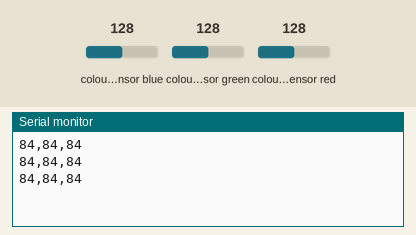
Recording of a sketch running on a simulated ESP32. On the bench: the last lines printed to the serial monitor. Inputs (shaded band) come from the test bench; at power-on: colour sensor blue 128, colour sensor green 128, colour sensor red 128. Nothing arrives over Bluetooth unless stated; a phone connects over Bluetooth LE 3 s after start.

Above: at 1.4 s.
1.5 s: colour sensor blue set to 5
At 2.2 s:
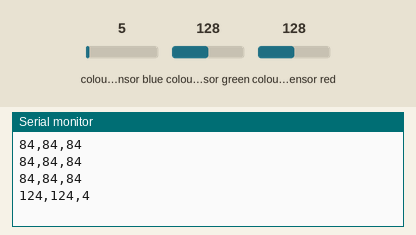
3.0 s: colour sensor green set to 5
At 3.8 s:
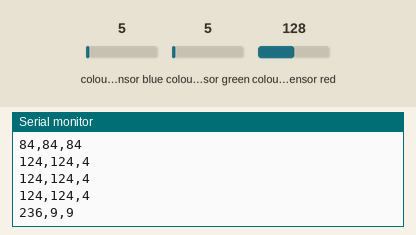
4.5 s: colour sensor red set to 64
At 4.9 s:
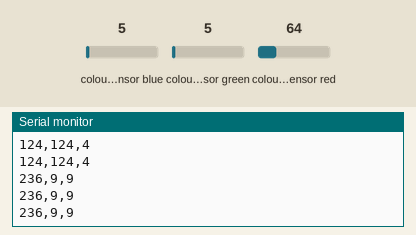
Timing chart, 0 to 7.5 s (numbered marks = the images above; inputs shaded):
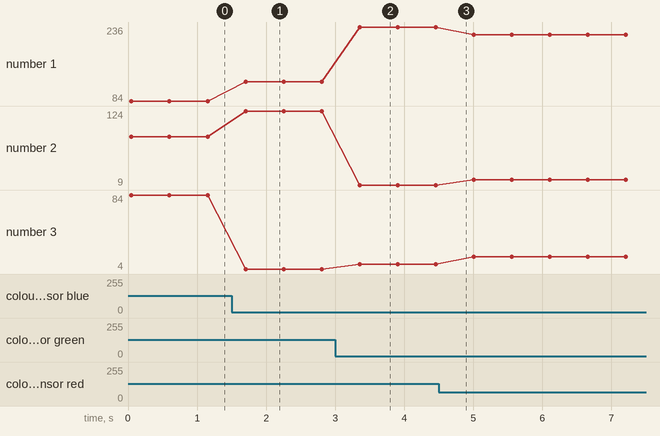

Measured:
- after the input at 1.5 s, the serial monitor: prints a new line after 0.20 s (image 1)
- after the input at 3.0 s, the serial monitor: prints a new line after 0.35 s (image 2)
- plotted number 1: 84 → 124 after the input at 1.5 s, 124 → 236 after the input at 3.0 s, 236 → 220 after the input at 4.5 s
- plotted number 2: 84 → 124 after the input at 1.5 s, 124 → 9 after the input at 3.0 s, 9 → 17 after the input at 4.5 s
- plotted number 3: 84 → 4 after the input at 1.5 s, 4 → 9 after the input at 3.0 s, 9 → 17 after the input at 4.5 s

The sketch:

esp32_reader.ino
```cpp
// TraceRx pocket reader: reads color from a TCS34725 sensor and sends "R,G,B" over Bluetooth LE.
// Libraries: Adafruit TCS34725 (Arduino Library Manager). Board: ESP32 Dev Module.
// Wiring: TCS34725 VIN->3V3, GND->GND, SDA->GPIO21, SCL->GPIO22. Sensor LED stays on for constant light.
#include <Wire.h>
#include <Adafruit_TCS34725.h>
#include <BLEDevice.h>
#include <BLEServer.h>
#include <BLEUtils.h>
#include <BLE2902.h>

#define SERVICE_UUID "6e400001-b5a3-f393-e0a9-e50e24dcca9e"
#define CHAR_UUID    "6e400003-b5a3-f393-e0a9-e50e24dcca9e"

Adafruit_TCS34725 tcs = Adafruit_TCS34725(TCS34725_INTEGRATIONTIME_154MS, TCS34725_GAIN_4X);
BLECharacteristic *colorChar;
bool deviceConnected = false;

class ServerCallbacks : public BLEServerCallbacks {
  void onConnect(BLEServer *s) { deviceConnected = true; }
  void onDisconnect(BLEServer *s) { deviceConnected = false; s->getAdvertising()->start(); }
};

void setup() {
  Serial.begin(115200);
  if (!tcs.begin()) {
    Serial.println("TCS34725 not found, check wiring");
    while (true) delay(1000);
  }
  BLEDevice::init("TraceRx-Reader");
  BLEServer *server = BLEDevice::createServer();
  server->setCallbacks(new ServerCallbacks());
  BLEService *service = server->createService(SERVICE_UUID);
  colorChar = service->createCharacteristic(CHAR_UUID, BLECharacteristic::PROPERTY_NOTIFY);
  colorChar->addDescriptor(new BLE2902());
  service->start();
  server->getAdvertising()->addServiceUUID(SERVICE_UUID);
  server->getAdvertising()->start();
}

void loop() {
  uint16_t r, g, b, c;
  tcs.getRawData(&r, &g, &b, &c);
  if (c == 0) { delay(200); return; }
  // Normalize by the clear channel. Calibrate against a white card for better accuracy.
  int R = constrain((int)((float)r / c * 255.0), 0, 255);
  int G = constrain((int)((float)g / c * 255.0), 0, 255);
  int B = constrain((int)((float)b / c * 255.0), 0, 255);
  char buf[24];
  snprintf(buf, sizeof(buf), "%d,%d,%d", R, G, B);
  Serial.println(buf);
  if (deviceConnected) {
    colorChar->setValue((uint8_t *)buf, strlen(buf));
    colorChar->notify();
  }
  delay(500);
}
```
